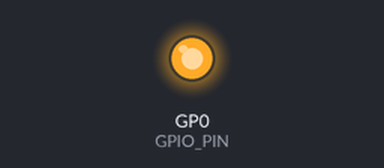
The program below on a simulated Raspberry Pi Pico running MicroPython. Shown: output pins drawn as LEDs (lit = HIGH). What the program prints to the serial console is not drawn.

Above: at 1.5 s.
At 4.0 s:
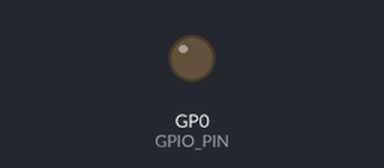
Timing chart, 0 to 6.5 s (numbered marks = the images above):
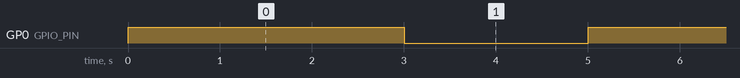

The program:

toggle-gpio.py
```python
from machine import Pin
import time

GPIO_PIN = 0
pin = Pin(GPIO_PIN, Pin.OUT)

while True:
    pin.value(1)
    time.sleep(3)
    pin.value(0)
    time.sleep(1)
    print("Toggled GPIO pin", GPIO_PIN)
    time.sleep(1)  # Additional delay to avoid rapid toggling
```

Measured:
- by itself, GP0 (GPIO_PIN): alternates HIGH for 3.0 s and LOW for 2.0 s
